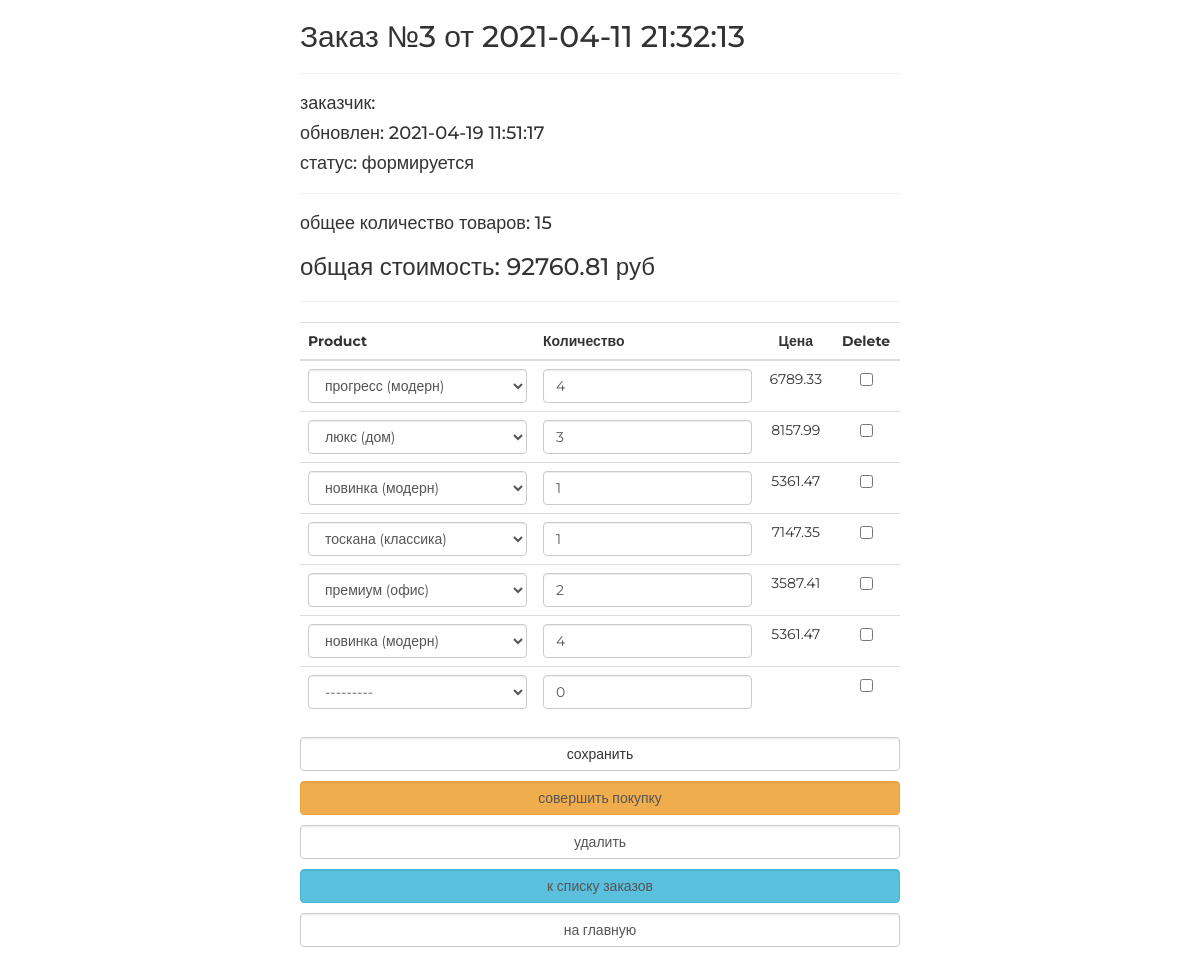
/order/update/3/, run on the app's committed database.
### ordersapp/models.py (models this page shows, shortened)
class Order(models.Model):
    FORMING = 'FM'
    SENT_TO_PROCEED = 'STP'
    PROCEEDED = 'PRD'
    PAID = 'PD'
    READY = 'RDY'
    CANCEL = 'CNC'
    ORDER_STATUSES = (
        (FORMING, 'формируется'),
        (SENT_TO_PROCEED, 'отправлен в обработку'),
        (PROCEEDED, 'обработан'),
        (PAID, 'оплачен'),
        (READY, 'готов к выдаче'),
        (CANCEL, 'отменен'),
    )
    user = models.ForeignKey(settings.AUTH_USER_MODEL, on_delete=models.CASCADE)
    created = models.DateTimeField(auto_now_add=True, verbose_name='создан')
    updated = models.DateTimeField(auto_now=True, verbose_name='изменен')
    status = models.CharField(choices=ORDER_STATUSES, default=FORMING, verbose_name='статус', max_length=3)
    is_active = models.BooleanField(default=True, verbose_name='активен')
    class Meta:
        ordering = ('-created',)
        verbose_name = 'заказ'
        verbose_name_plural = 'заказы'
    def get_total_quantity(self):
        items = self.orderitems.select_related()
        return sum(list(map(lambda x: x.quantity, items)))
    def get_total_cost(self):
        items = self.orderitems.select_related()
        return sum(list(map(lambda x: x.get_product_cost(), items)))

class OrderItem(models.Model):
    order = models.ForeignKey(Order, on_delete=models.CASCADE, related_name='orderitems')
    product = models.ForeignKey(Product, on_delete=models.CASCADE)
    quantity = models.PositiveSmallIntegerField(verbose_name='количество', default=0)
    def get_product_cost(self):
        return self.quantity * self.product.price

### mainapp/models.py (models this page shows)
class Product(models.Model):
    category = models.ForeignKey(ProductCategory, on_delete=models.CASCADE)
    name = models.CharField(max_length=128, verbose_name='имя')
    image = models.ImageField(upload_to='products_images', blank=True)
    short_desc = models.CharField(max_length=64,verbose_name='краткое описание', blank=True)
    description = models.TextField(blank=True, verbose_name='описание')
    price = models.DecimalField(verbose_name='цена', max_digits=8, decimal_places=2, default=0)
    quantity = models.PositiveSmallIntegerField(verbose_name='количество на складе', default=0)
    is_active = models.BooleanField(verbose_name='Активность', default=True)
    def __str__(self):
        return f'{self.name} ({self.category.name})'

### ordersapp/views.py (the view, shortened to what this page needs)
# urls.py: path('update/<int:pk>/', ordersapp.OrderUpdateView.as_view(), name='order_update'),
class OrderUpdateView(UpdateView):
    model = Order
    success_url = reverse_lazy('order:orders_list')
    fields = []
    def get_context_data(self, **kwargs):
        data = super().get_context_data(**kwargs)
        OrderFormSet = inlineformset_factory(Order, OrderItem, form=OrderItemForm, extra=1)
        if self.request.POST:
            formset = OrderFormSet(self.request.POST, instance=self.object)
        else:
            formset = OrderFormSet(instance=self.object)
            for form in formset.forms:
                if form.instance.pk:
                    form.initial['price'] = form.instance.product.price
                    form.initial['product_count'] = form.instance.product.quantity
        data['orderitems'] = formset
        return data

### mainapp/context_processors.py (called while the page is built)
def basket(request):
    basket_list = []
    if request.user.is_authenticated:
        basket_list = Basket.objects.filter(user=request.user)
    return {
        'basket': basket_list
    }

### ordersapp/templates/ordersapp/order_form.html (shortened to what this page needs)
{% extends "ordersapp/base.html" %}
{% load static %}
{% block content %}
    {% include 'ordersapp/includes/inc_order_summary.html' %}
    <div class="order_form">
        <form action="" method="post">
            <table class="table">
                {% for form in orderitems.forms %}
                    {% if forloop.first %}
                        <thead>
                        <tr>
                            {% for field in form.visible_fields %}
                                <th class="{% cycle 'td1' 'td2' 'td3' 'td4' %} order formset_td">
                                    {{ field.label|capfirst }}
                                </th>
                            {% endfor %}
                        </tr>
                        </thead>
                    {% endif %}
                    <tr class="formset_row">
                        {% for field in form.visible_fields %}
                            <td class="{% cycle 'td1' 'td2' 'td3' 'td4' %} order formset_td">
                                {% if field.name == 'price' %}
                                    {% if field.value %}
                                        <span class="orderitems-{{ forloop.parentloop.counter0 }}-price">
                                        {{ field.value }}
                                        </span>
                                    {% endif %}
                                {% else %}
                                    {{ field }}
                                {% endif %}
                            </td>
                        {% endfor %}
                    </tr>
                {% endfor %}
            </table>
            <button type="submit" value="сохранить" class="btn btn-default btn-round form-control last">сохранить
            </button>
            {% include 'ordersapp/includes/inc_order_actions.html' %}
        </form>
    </div>
{% endblock %}

### ordersapp/templates/ordersapp/includes/inc_order_summary.html (shortened to what this page needs)
{% if object %}
   <div class="h2">Заказ №{{ object.pk }} от {{ object.created|date:"Y-m-d H:i:s" }}</div>
   <hr>
   <div class="h4">заказчик: {{ user.last_name }} {{ user.first_name }} </div>
   <div class="h4">обновлен: {{ object.updated|date:"Y-m-d H:i:s" }}</div>
   <div class="h4">статус: {{ object.get_status_display }}</div>
   <hr>
   <div class="h4">
       общее количество товаров: <span class="order_total_quantity">{{ object.get_total_quantity }}</span>
   </div>
   <div class="h3">
       общая стоимость: <span class="order_total_cost">{{ object.get_total_cost }}</span> руб
   </div>
{% endif %}
<hr>

### static/css/style.css (style rules this page uses)
* { margin: 0; padding: 0; }
button.last { margin-bottom: 10px; }
.td3.order.formset_td { text-align: center; }
.td4.order.formset_td { text-align: center; }
body { font-family: 'Montserrat', sans-serif; }
html, body { height: 100%; }
table { width: 100%; }
td:first-child { width: 235px; }

### data on the page
Order: pk "3", created "2021-04-11 21:32:13", updated "2021-04-19 11:51:17", status "формируется", get_total_quantity "15", get_total_cost "92760.81"
Product: value "6789.33"
Product: value "8157.99"
Product: value "5361.47" "5361.47"
Product: value "7147.35"
Product: value "3587.41"

### other printed values
{{ field.label|capfirst }} "Product" "Количество" "Цена" "Delete"
